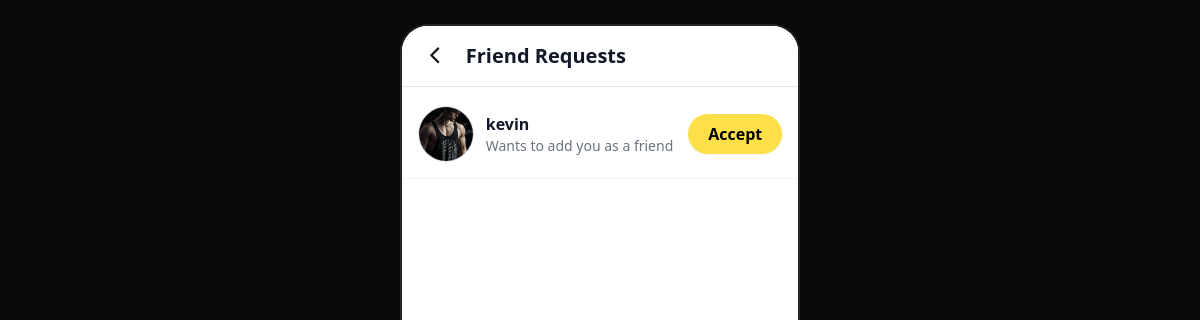
Before: /friend-requests/ (signed in) with the older database file.
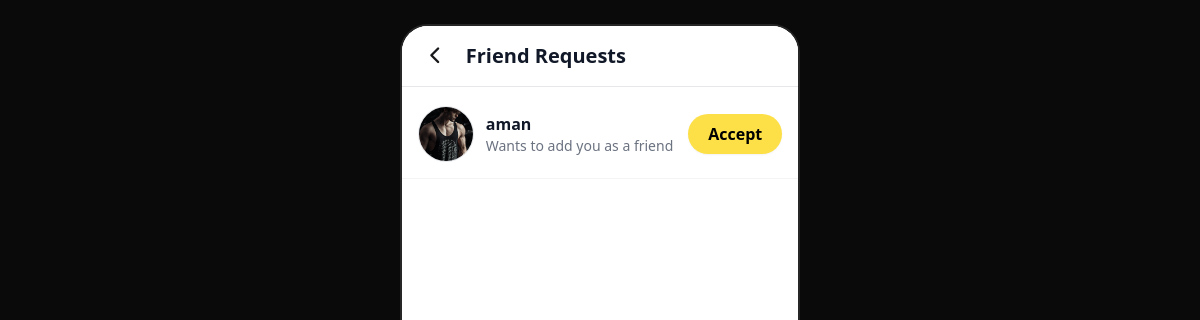
After: the same page with the newer database file.
### core/models.py (models this page shows, shortened)
class FriendRequest(models.Model):
    class StatusChoice(models.TextChoices):
        PENDING = "pending", "Pending"
        ACCEPTED = "accepted", "Accepted"
    from_user = models.ForeignKey(
        to=get_user_model(), on_delete=models.CASCADE, related_name="sent_requests"
    )
    to_user = models.ForeignKey(
        to=get_user_model(), on_delete=models.CASCADE, related_name="received_requests"
    )
    status = models.CharField(
        max_length=10, choices=StatusChoice.choices, default=StatusChoice.PENDING
    )
    created_at = models.DateTimeField(auto_now_add=True)
    class Meta:
        unique_together = ("from_user", "to_user")

class SnapUser(AbstractUser):
    avatar = models.ImageField(upload_to="avatar", default="snaps/default.jpg")
    latitude = models.FloatField(null=True, blank=True)
    longitude = models.FloatField(null=True, blank=True)

### core/views.py (the view)
# urls.py: path("friend-requests/", friend_request_list_view, name="friend-requests"),
@login_required
@require_http_methods(["GET"])
def friend_request_list_view(request):
    friend_requests = FriendRequest.objects.filter(
        status=FriendRequest.StatusChoice.PENDING, to_user=request.user
    )
    return render(
        request, "pages/friend-request.html", {"friend_requests": friend_requests}
    )

### core/templates/pages/friend-request.html (shortened to what this page needs)
{% extends 'base.html' %}
{% block content %}
<div class="h-full flex flex-col bg-white">
    <div class="absolute top-0 left-0 right-0 z-20 bg-white border-b border-gray-200 px-4 py-3 flex items-center gap-3">
        <a href="{% url 'home' %}"
           class="w-9 h-9 rounded-full flex items-center justify-center hover:bg-gray-100 transition">
            <i class="fa-solid fa-chevron-left text-lg"></i>
        </a>
        <h1 class="text-xl font-bold text-gray-900">
            Friend Requests
        </h1>
    </div>
    <main class="mt-16 flex-1 overflow-y-auto">
        {% for friend_request in friend_requests %}
        <div class="flex items-center justify-between px-4 py-4 hover:bg-gray-50 transition border-b border-gray-100">
            <div class="flex items-center gap-3">
                {% if friend_request.from_user.avatar %}
                    <img src="{{ friend_request.from_user.avatar.url }}"
                         class="w-14 h-14 rounded-full object-cover border border-gray-200">
                {% else %}
                    <img src="/snap/default.jpg"
                         class="w-14 h-14 rounded-full object-cover border border-gray-200">
                {% endif %}
                <div>
                    <h2 class="font-semibold text-gray-900">
                        {{ friend_request.from_user.username }}
                    </h2>
                    <p class="text-sm text-gray-500">
                        Wants to add you as a friend
                    </p>
                </div>
            </div>
            <form action="{% url 'accept-friend' friend_request.id %}" method="POST">
                <button
                    class="bg-yellow-300 hover:bg-yellow-400 transition px-5 py-2 rounded-full font-semibold text-black shadow-sm">
                    Accept
                </button>
            </form>
        </div>
        {% endfor %}
    </main>
</div>
{% endblock %}

Changed rows visible on the page:
removed FriendRequest: from_user.avatar (placeholder picture), from_user.username "kevin"
added FriendRequest: from_user.avatar (placeholder picture), from_user.username "aman"
